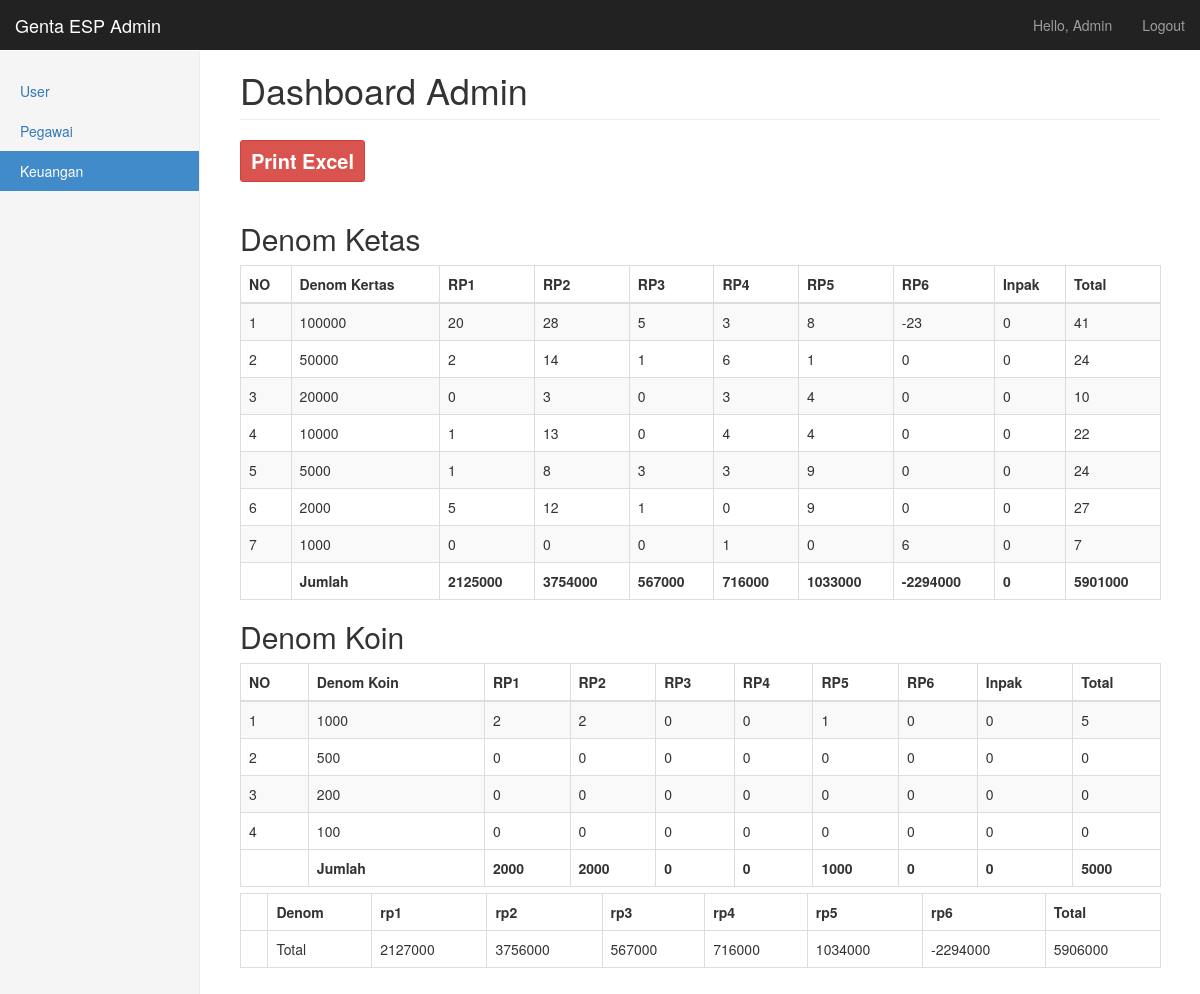
The page /menu_nama.php (signed in) on the database its author committed.
### tables this page shows
CREATE TABLE `denom_kertas` (
  `id_denom_kertas` int(12) NOT NULL,
  `denom_kertas` bigint(12) NOT NULL,
  `rp1` int(12) NOT NULL,
  `rp2` int(12) NOT NULL,
  `rp3` int(12) NOT NULL,
  `rp4` int(12) NOT NULL,
  `rp5` int(12) NOT NULL,
  `rp6` int(12) NOT NULL,
  `inpak` int(11) NOT NULL
);

CREATE TABLE `denom_koin` (
  `id_denom_koin` int(12) NOT NULL,
  `denom_koin` bigint(12) NOT NULL,
  `rp1` int(12) NOT NULL,
  `rp2` int(12) NOT NULL,
  `rp3` int(12) NOT NULL,
  `rp4` int(12) NOT NULL,
  `rp5` int(12) NOT NULL,
  `rp6` int(12) NOT NULL,
  `inpak` int(11) NOT NULL
);

### menu_nama.php (the view, shortened to what this page needs)
<?php
  include 'koneksi.php';
?>
<!DOCTYPE html>
<html lang="en">
  <head>
    <link href="css/bootstrap.min.css" rel="stylesheet">
    <link href="css/dashboard.css" rel="stylesheet">
    <link href="css/dataTables.bootstrap.css" rel="stylesheet" type="text/css" />
  <link href="css/dataTables.tableTools.min.css" rel="stylesheet" type="text/css" />
  </head>
  <body>
    <nav class="navbar navbar-inverse navbar-fixed-top">
      <div class="container-fluid">
        <div class="navbar-header">
          <a class="navbar-brand" href="#">Genta ESP Admin</a>
        </div>
        <div id="navbar" class="navbar-collapse collapse">
          <ul class="nav navbar-nav navbar-right">
            <li><a href="#"><?php echo "Hello, ".ucwords($_SESSION['user']);?></a></li>
            <li><a href="logout.php">Logout</a></li>
          </ul>
        </div>
      </div>
    </nav>
    <div class="container-fluid">
      <div class="row">
        <div class="col-sm-3 col-md-2 sidebar">
          <ul class="nav nav-sidebar">
          <?php if($_SESSION['level']=='admin'){?>
             <li><a href="user.php">User <span class="sr-only">(current)</span></a></li>
             <?php } ?>
            <li><a href="pegawai.php">Pegawai</a></li>
            <li class="active"><a href="menu_nama.php">Keuangan</a></li>
          </ul>
        </div>
        <div class="col-sm-9 col-sm-offset-3 col-md-10 col-md-offset-2 main">
          <h1 class="page-header">Dashboard <?php echo ucfirst($_SESSION['level']);?></h1>
      <div class="row">
        <div class="col-lg-6">
            <a type="button" class="btn btn-sm btn-danger" href="#" style="font-weight: bold; font-size: 20px;">Print Excel</a>
        </div>
      </div>
      <br>
          <div>
          <h2>Denom Ketas</h2>
          <table class="table table-bordered table-striped dataTable">
            <thead>
              <tr role="row">
                <th>NO</th>
                <th>Denom Kertas</th>
                <th>RP1</th>
                <th>RP2</th>
                <th>RP3</th>
                <th>RP4</th>
                <th>RP5</th>
                <th>RP6</th>
                <th>Inpak</th>
                <th>Total</th>
              </tr>
            </thead>
            <tfoot>
              <tr role="row">
                <th></th>
                <th>Jumlah</th>
                <th>
                  <?php
                    $jumlah_per_rp1 = $mysqli->query("SELECT SUM(denom_kertas * rp1) AS JumlahRp1 FROM denom_kertas");
                    $resultKertas1 = $jumlah_per_rp1->fetch_assoc();
                    print_r($resultKertas1['JumlahRp1']);
                  ?>
                </th>
                <th>
                  <?php
                    $jumlah_per_rp2 = $mysqli->query("SELECT SUM(denom_kertas * rp2) AS JumlahRp2 FROM denom_kertas");
                    $resultKertas2 = $jumlah_per_rp2->fetch_assoc();
                    print_r($resultKertas2['JumlahRp2']);
                  ?>
                </th>
                <th>
                  <?php
                    $jumlah_per_rp3 = $mysqli->query("SELECT SUM(denom_kertas * rp3) AS JumlahRp3 FROM denom_kertas");
                    $resultKertas3 = $jumlah_per_rp3->fetch_assoc();
                    print_r($resultKertas3['JumlahRp3']);
                  ?>
                </th>
                <th>
                  <?php
                    $jumlah_per_rp4 = $mysqli->query("SELECT SUM(denom_kertas * rp4) AS JumlahRp4 FROM denom_kertas");
                    $resultKertas4 = $jumlah_per_rp4->fetch_assoc();
                    print_r($resultKertas4['JumlahRp4']);
                  ?>
                </th>
                <th>
                  <?php
                    $jumlah_per_rp5 = $mysqli->query("SELECT SUM(denom_kertas * rp5) AS JumlahRp5 FROM denom_kertas");
                    $resultKertas5 = $jumlah_per_rp5->fetch_assoc();
                    print_r($resultKertas5['JumlahRp5']);
                  ?>
                </th>
                <th>
                  <?php
                    $jumlah_per_rp6 = $mysqli->query("SELECT SUM(denom_kertas * rp6) AS JumlahRp6 FROM denom_kertas");
                    $resultKertas6 = $jumlah_per_rp6->fetch_assoc();
                    print_r($resultKertas6['JumlahRp6']);
                  ?>
                </th>
                <th>
                  <?php
                    $inpak = $mysqli->query("SELECT SUM(denom_kertas * inpak) AS Inpak FROM denom_kertas");
                    $resultInpakKertas = $inpak->fetch_assoc();
                    print_r($resultInpakKertas['Inpak']);
                  ?>
                </th>
                <th>
                  <?php
                    $total_denom_kertas = $mysqli->query("SELECT SUM(denom_kertas * rp1)+SUM(denom_kertas * rp2)+SUM(denom_kertas * rp3)+SUM(denom_kertas * rp4)+SUM(denom_kertas * rp5)+SUM(denom_kertas * rp6) AS Total FROM denom_kertas");
                    $result_kertas = $total_denom_kertas->fetch_assoc();
                    print_r($result_kertas['Total']);
                  ?>
                </th>
              </tr>
            </tfoot>
            <tbody>
              <?php
                $results = $mysqli->query("SELECT * FROM denom_kertas");
                if ($results->num_rows > 0) {
                  $no = 1;
                  while ($row = $results->fetch_assoc()) {
              ?>
              <tr>
                <td><?php echo $no++; ?></td>
                <td><?= $row['denom_kertas'] ?></td>
                <td><?= $row['rp1'] ?></td>
                <td><?= $row['rp2'] ?></td>
                <td><?= $row['rp3'] ?></td>
                <td><?= $row['rp4'] ?></td>
                <td><?= $row['rp5'] ?></td>
                <td><?= $row['rp6'] ?></td>
                <td><?= $row['inpak'] ?></td>
                <td>
                  <?php
                      $total_satu_baris = $mysqli->query("SELECT SUM(rp1)+SUM(rp2)+SUM(rp3)+SUM(rp4)+SUM(rp5)+SUM(rp6) as Total FROM denom_kertas WHERE id_denom_kertas= '".$row['id_denom_kertas']."'");
                      $data_total_satu_baris = $total_satu_baris->fetch_assoc();
                      foreach ($data_total_satu_baris as $key => $value) {
                        echo $value;
                      }
                   ?>
                </td>
              </tr>
              <?php
                }
              }
              ?>
            </tbody>
          </table>
          <h2>Denom Koin</h2>
          <table class="table table-bordered table-striped dataTable">
            <thead>
              <tr role="row">
                <th>NO</th>
                <th>Denom Koin</th>
                <th>RP1</th>
                <th>RP2</th>
                <th>RP3</th>
                <th>RP4</th>
                <th>RP5</th>
                <th>RP6</th>
                <th>Inpak</th>
                <th>Total</th>
              </tr>
            </thead>
            <tfoot>
              <tr>
                <th></th>
                <th>Jumlah</th>
                <th>
                  <?php
                    $denom_koin_1 = $mysqli->query("SELECT SUM(denom_koin * rp1) AS JumlahRp1 FROM denom_koin");
                    $resultkoin1 = $denom_koin_1->fetch_assoc();
                    print_r($resultkoin1['JumlahRp1']);
                  ?>
                </th>
                <th>
                  <?php
                    $denom_koin_2 = $mysqli->query("SELECT SUM(denom_koin * rp2) AS JumlahRp2 FROM denom_koin");
                    $resultKoin2 = $denom_koin_2->fetch_assoc();
                    print_r($resultKoin2['JumlahRp2']);
                  ?>
                </th>
                <th>
                  <?php
                    $denom_koin_3 = $mysqli->query("SELECT SUM(denom_koin * rp3) AS JumlahRp3 FROM denom_koin");
                    $resultKoin3 = $denom_koin_3->fetch_assoc();
                    print_r($resultKoin3['JumlahRp3']);
                  ?>
                </th>
                <th>
                  <?php
                    $denom_koin_4 = $mysqli->query("SELECT SUM(denom_koin * rp4) AS JumlahRp4 FROM denom_koin");
                    $resultKoin4 = $denom_koin_4->fetch_assoc();
                    print_r($resultKoin4['JumlahRp4']);
                  ?>
                </th>
                <th>
                  <?php
                    $denom_koin_5 = $mysqli->query("SELECT SUM(denom_koin * rp5) AS JumlahRp5 FROM denom_koin");
                    $resultKoin5 = $denom_koin_5->fetch_assoc();
                    print_r($resultKoin5['JumlahRp5']);
                  ?>
                </th>
                <th>
                  <?php
                    $denom_koin_6 = $mysqli->query("SELECT SUM(denom_koin * rp6) AS JumlahRp6 FROM denom_koin");
                    $resultKoin6 = $denom_koin_6->fetch_assoc();
                    print_r($resultKoin6['JumlahRp6']);
                  ?>
                </th>
                <th>
                  <?php
                    $inpak = $mysqli->query("SELECT SUM(denom_koin * inpak) AS Inpak FROM denom_koin");
                    $resultInpakKoin = $inpak->fetch_assoc();
                    print_r($resultInpakKoin['Inpak']);
                  ?>
                </th>
                <th>
                   <?php
                    $total_denom_koin = $mysqli->query("SELECT SUM(denom_koin * rp1)+SUM(denom_koin * rp2)+SUM(denom_koin * rp3)+SUM(denom_koin * rp4)+SUM(denom_koin * rp5)+SUM(denom_koin * rp6) AS Total FROM denom_koin");
                    $result_koin = $total_denom_koin->fetch_assoc();
                    print_r($result_koin['Total']);
                  ?>
                </th>
              </tr>
            </tfoot>
            <tbody>
              <?php
                $results = $mysqli->query("SELECT * FROM denom_koin");
                if ($results->num_rows > 0) {
                  $no = 1;
                  while ($row = $results->fetch_assoc()) {
              ?>
              <tr>
                <td><?php echo $no++; ?></td>
                <td><?= $row['denom_koin'] ?></td>
                <td><?= $row['rp1'] ?></td>
                <td><?= $row['rp2'] ?></td>
                <td><?= $row['rp3'] ?></td>
                <td><?= $row['rp4'] ?></td>
                <td><?= $row['rp5'] ?></td>
                <td><?= $row['rp6'] ?></td>
                <td><?= $row['inpak'] ?></td>
                <td>
                  <?php
                      $total_satu_baris = $mysqli->query("SELECT SUM(rp1)+SUM(rp2)+SUM(rp3)+SUM(rp4)+SUM(rp5)+SUM(rp6) as Total FROM denom_koin WHERE id_denom_koin= '".$row['id_denom_koin']."'");
                      $data_total_satu_baris = $total_satu_baris->fetch_assoc();
                      foreach ($data_total_satu_baris as $key => $value) {
                        echo $value;
                      }
                   ?>
                </td>
              </tr>
              <?php
                }
              }
              ?>
            </tbody>
          </table>
          <table class="table table-bordered table-striped dataTable">
            <tfoot>
              <tr>
                <th></th>
                <th>Denom</th>
                <th>rp1</th>
                <th>rp2</th>
                <th>rp3</th>
                <th>rp4</th>
                <th>rp5</th>
                <th>rp6</th>
                <th>Total</th>
              </tr>
              <tr>
                <td></td>
                <td>Total</td>
                <td>
                  <?php
                    print_r($resultkoin1['JumlahRp1'] + $resultKertas1['JumlahRp1']);
                  ?>
                </td>
                <td>
                  <?php
                    print_r($resultKoin2['JumlahRp2'] + $resultKertas2['JumlahRp2']);
                  ?>
                </td>
                <td>
                  <?php
                    print_r($resultKoin3['JumlahRp3'] + $resultKertas3['JumlahRp3']);
                  ?>
                </td>
                <td>
                  <?php
                    print_r($resultKoin4['JumlahRp4'] + $resultKertas4['JumlahRp4']);
                  ?>
                </td>
                <td>
                  <?php
                    print_r($resultKoin5['JumlahRp5'] + $resultKertas5['JumlahRp5']);
                  ?>
                </td>
                <td>
                  <?php
                    print_r($resultKoin6['JumlahRp6'] + $resultKertas6['JumlahRp6']);
                  ?>
                </td>
                <td>
                  <?php
                    print_r($result_kertas['Total'] + $result_koin['Total']);
                  ?>
                </td>
              </tr>
            </tfoot>
          </table>
          </div>
         </div>
        </div>
      </div>
  </body>
</html>

### css/dashboard.css (style rules this page uses)
body { padding-top: 50px; }
.navbar-fixed-top { border: 0; }
.sidebar { display: none; }
@media (min-width: 768px) { .sidebar { position: fixed; top: 51px; bottom: 0; left: 0; z-index: 1000; display: block; padding: 20px; overflow-x: hidden; overflow-y: auto; background-color: #f5f5f5; border-right: 1px solid #eee; } }
.nav-sidebar { margin-right: -21px; margin-bottom: 20px; margin-left: -20px; }
.nav-sidebar > li > a { padding-right: 20px; padding-left: 20px; }
.nav-sidebar > .active > a, .nav-sidebar > .active > a:hover, .nav-sidebar > .active > a:focus { color: #fff; background-color: #428bca; }
.main { padding: 20px; }
@media (min-width: 768px) { .main { padding-right: 40px; padding-left: 40px; } }
.main .page-header { margin-top: 0; }

### rows shown on the page
denom_kertas: denom_kertas "100000", rp1 "20", rp2 "28", rp3 "5", rp4 "3", rp5 "8", rp6 "-23", inpak "0", value "41"
denom_kertas: denom_kertas "50000", rp1 "2", rp2 "14", rp3 "1", rp4 "6", rp5 "1", rp6 "0", inpak "0", value "24"
denom_kertas: denom_kertas "20000", rp1 "0", rp2 "3", rp3 "0", rp4 "3", rp5 "4", rp6 "0", inpak "0", value "10"
denom_kertas: denom_kertas "10000", rp1 "1", rp2 "13", rp3 "0", rp4 "4", rp5 "4", rp6 "0", inpak "0", value "22"
denom_kertas: denom_kertas "5000", rp1 "1", rp2 "8", rp3 "3", rp4 "3", rp5 "9", rp6 "0", inpak "0", value "24"
denom_kertas: denom_kertas "2000", rp1 "5", rp2 "12", rp3 "1", rp4 "0", rp5 "9", rp6 "0", inpak "0", value "27"
denom_kertas: denom_kertas "1000", rp1 "0", rp2 "0", rp3 "0", rp4 "1", rp5 "0", rp6 "6", inpak "0", value "7"
denom_koin: denom_koin "1000", rp1 "2", rp2 "2", rp3 "0", rp4 "0", rp5 "1", rp6 "0", inpak "0", value "5"
denom_koin: denom_koin "500", rp1 "0", rp2 "0", rp3 "0", rp4 "0", rp5 "0", rp6 "0", inpak "0", value "0"
denom_koin: denom_koin "200", rp1 "0", rp2 "0", rp3 "0", rp4 "0", rp5 "0", rp6 "0", inpak "0", value "0"
denom_koin: denom_koin "100", rp1 "0", rp2 "0", rp3 "0", rp4 "0", rp5 "0", rp6 "0", inpak "0", value "0"

### other values the page prints
$_SESSION['user'] "Admin"
$_SESSION['level'] "Admin"
